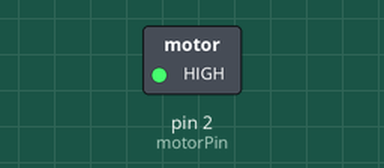
Bench run of a sketch on a simulated Arduino Uno, built with avr-gcc and run on an emulated ATmega328P. Shown: switched loads named in the sketch (green lamp = pin HIGH).

Above: at 0.1 s.
Timing chart, 0 to 1.6 s (numbered marks = the images above):
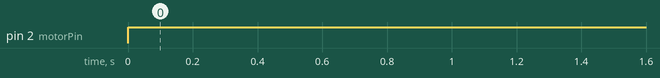

Measured:
- by itself, pin 2 (motorPin): LOW → HIGH at 0.00 s

The sketch:

RC-Car.ino
```cpp
int motorPin = 2;
int button = 7;

void setup() {
  pinMode(button, INPUT);
	pinMode(motorPin, OUTPUT);
}

void loop() {
  digitalWrite(motorPin, HIGH);
}
```
